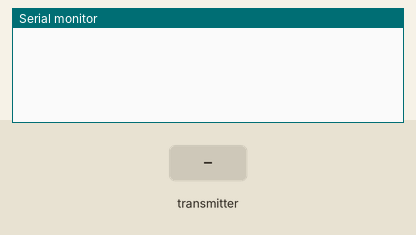
Recording of a sketch running on a simulated ESP32. On the bench: the last lines printed to the serial monitor. The inputs (shaded band) are chosen by the test bench.

Above: at 1.2 s.
1.3 s: the transmitter starts sending id = 0
At 1.66 s:
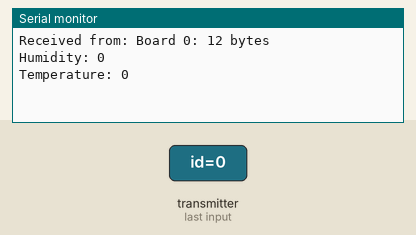
2.8 s: the transmitter starts sending humidity = 25
4.3 s: the transmitter starts sending temperature = 25
At 4.66 s:
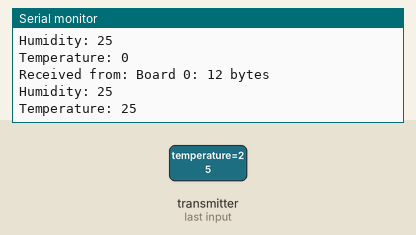
5.8 s: the transmitter starts sending id = 64
7.3 s: the transmitter starts sending humidity = 50
8.8 s: the transmitter starts sending temperature = 50
At 9.16 s:
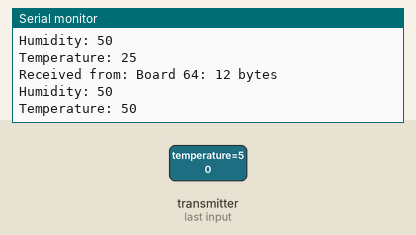
Timing chart, 0 to 11.3 s (numbered marks = the images above; inputs shaded):
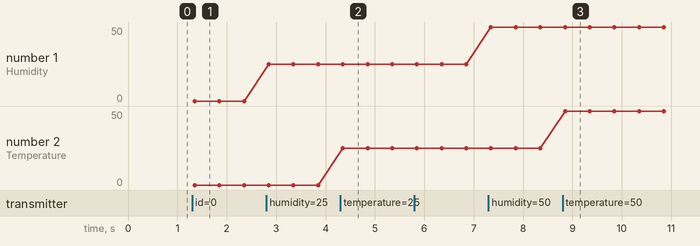

The sketch:

ESPNNOW_multipleSender_Receiver.ino
```cpp
/*
Project:  ESP-NOW multiple Sender - Empfänger
Author:   Thomas Edlinger for www.edistechlab.com
Date:     Created 17.03.2024
Version:  V1.0
IDE:      Arduino IDE 2.3.2
 
Required Board (Tools -> Board -> Boards Manager...)
 - Board: Arduino ESP32 Boards - by Arduino   V2.0.13

Required libraries (sketch -> include library -> manage libraries)
 -
*/

#include <esp_now.h>
#include <WiFi.h>

// Define data structure
typedef struct struct_message {
  byte id;
  int humidity;
  int temperature;
} struct_message;

struct_message myData;

void setup() {
  Serial.begin(115200);
  WiFi.mode(WIFI_STA);

  if (esp_now_init() != ESP_OK) {
    Serial.println("Error initializing ESP-NOW");
    return;
  }
  esp_now_register_recv_cb(OnDataRecv);
}

// callback function that will be executed when data is received
void OnDataRecv(const uint8_t *mac, const uint8_t *incomingData, int len) {
  memcpy(&myData, incomingData, sizeof(myData));
  Serial.print("Received from: ");
  Serial.printf("Board %u: %u bytes\n", myData.id, len);
  Serial.printf("Humidity: %d \n", myData.humidity);
  Serial.printf("Temperature: %d \n", myData.temperature);
  Serial.println();
}

void loop() {
}
```

Measured:
- after the input at 1.3 s, the serial monitor: prints a new line after 0.05 s (image 1)
- after the input at 4.3 s, the serial monitor: prints a new line after 0.05 s (image 2)
- after the input at 8.8 s, the serial monitor: prints a new line after 0.05 s (image 3)
- plotted number 1: 0 → 25 after the input at 2.8 s, 25 → 50 after the input at 7.3 s
